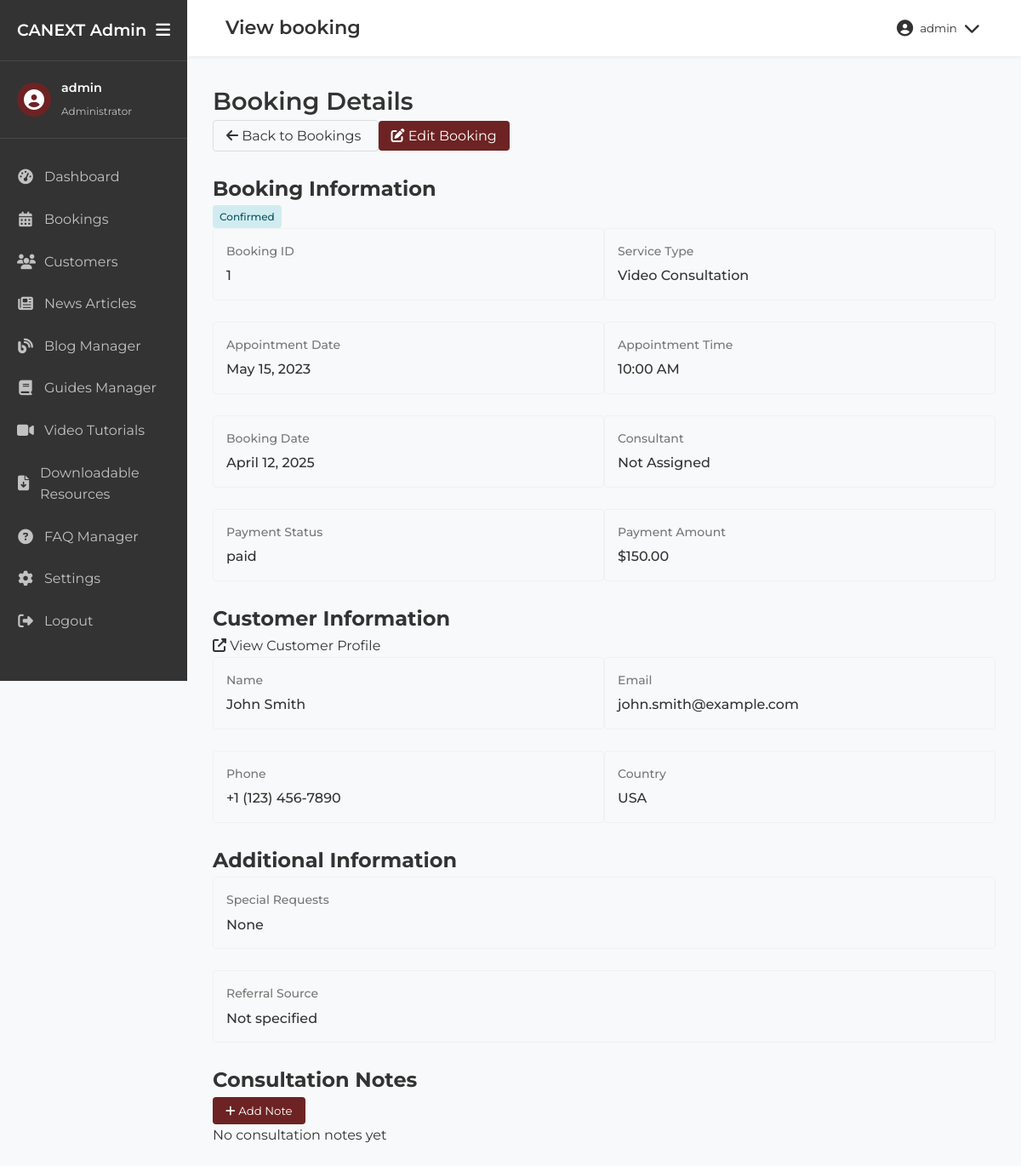
Page /admin/view_booking.php?id=1 (signed in) on the committed database.
### tables this page shows
CREATE TABLE appointments (
    id INT AUTO_INCREMENT PRIMARY KEY,
    consultation_type VARCHAR(50) NOT NULL,
    appointment_datetime DATETIME NOT NULL,
    first_name VARCHAR(50) NOT NULL,
    last_name VARCHAR(50) NOT NULL,
    email VARCHAR(100) NOT NULL,
    phone VARCHAR(20) NOT NULL,
    address TEXT,
    city VARCHAR(50),
    postal_code VARCHAR(20),
    country VARCHAR(50),
    immigration_purpose VARCHAR(100),
    special_requests TEXT,
    status ENUM('pending', 'confirmed', 'completed', 'cancelled', 'no-show') DEFAULT 'pending',
    payment_status ENUM('unpaid', 'paid', 'refunded') DEFAULT 'unpaid',
    payment_amount DECIMAL(10, 2),
    additional_notes TEXT,
    created_at TIMESTAMP DEFAULT CURRENT_TIMESTAMP,
    updated_at TIMESTAMP DEFAULT CURRENT_TIMESTAMP ON UPDATE CURRENT_TIMESTAMP
);

CREATE TABLE customers (
    id INT AUTO_INCREMENT PRIMARY KEY,
    first_name VARCHAR(50) NOT NULL,
    last_name VARCHAR(50) NOT NULL,
    email VARCHAR(100) NOT NULL UNIQUE,
    phone VARCHAR(20),
    address TEXT,
    city VARCHAR(50),
    postal_code VARCHAR(20),
    country VARCHAR(50),
    date_of_birth DATE,
    citizenship VARCHAR(50),
    passport_number VARCHAR(50),
    immigration_status VARCHAR(50),
    notes TEXT,
    created_at TIMESTAMP DEFAULT CURRENT_TIMESTAMP,
    updated_at TIMESTAMP DEFAULT CURRENT_TIMESTAMP ON UPDATE CURRENT_TIMESTAMP
);

### admin/includes/db_connection.php (called while the page is built, shortened)
<?php
$db_host = '193.203.184.121';
$db_user = 'u911550082_canext';
$db_pass = 'Milk@sdk14';
$db_name = 'u911550082_canext';
$conn = new mysqli($db_host, $db_user, $db_pass, $db_name);
function executeQuery($sql) {
    global $conn;
    return $conn->query($sql);
}
?>

### admin/view_booking.php (the view, shortened to what this page needs)
<?php
include('includes/header.php');
include('includes/db_connection.php');
$booking_id = isset($_GET['id']) ? intval($_GET['id']) : 0;
$sql = "SELECT a.*, CONCAT(c.first_name, ' ', c.last_name) as customer_name, c.email as customer_email, c.phone as customer_phone, c.id as customer_id
        FROM appointments a
        LEFT JOIN customers c ON a.email = c.email
        WHERE a.id = $booking_id";
$result = executeQuery($sql);
if ($result && $result->num_rows > 0) {
    $booking = $result->fetch_assoc();
} else {
    header('Location: bookings.php');
    exit;
}
$sql_notes = "SELECT n.*, CONCAT(u.first_name, ' ', u.last_name) as admin_name
             FROM consultation_notes n
             JOIN admin_users u ON n.admin_user_id = u.id
             WHERE n.appointment_id = $booking_id
             ORDER BY n.created_at DESC";
$notes_result = executeQuery($sql_notes);
?>
<div class="admin-content-header">
    <h1>Booking Details</h1>
    <div class="header-actions">
        <a href="bookings.php" class="btn-secondary">
            <i class="fas fa-arrow-left"></i> Back to Bookings
        </a>
        <a href="edit_booking.php?id=<?php echo $booking_id; ?>" class="btn-primary">
            <i class="fas fa-edit"></i> Edit Booking
        </a>
    </div>
</div>
<div class="admin-content-body">
    <div class="booking-details-container">
        <div class="admin-card">
            <div class="admin-card-header">
                <h2>Booking Information</h2>
                <div class="booking-status">
                    <span class="status-badge status-<?php echo strtolower($booking['status']); ?>"><?php echo $booking['status']; ?></span>
                </div>
            </div>
            <div class="admin-card-body">
                <div class="detail-section">
                    <div class="detail-row">
                        <div class="detail-group">
                            <div class="detail-label">Booking ID</div>
                            <div class="detail-value"><?php echo $booking['id']; ?></div>
                        </div>
                        <div class="detail-group">
                            <div class="detail-label">Service Type</div>
                            <div class="detail-value"><?php echo $booking['consultation_type']; ?></div>
                        </div>
                    </div>
                    <div class="detail-row">
                        <div class="detail-group">
                            <div class="detail-label">Appointment Date</div>
                            <div class="detail-value"><?php echo date('F j, Y', strtotime($booking['appointment_datetime'])); ?></div>
                        </div>
                        <div class="detail-group">
                            <div class="detail-label">Appointment Time</div>
                            <div class="detail-value"><?php echo date('g:i A', strtotime($booking['appointment_datetime'])); ?></div>
                        </div>
                    </div>
                    <div class="detail-row">
                        <div class="detail-group">
                            <div class="detail-label">Booking Date</div>
                            <div class="detail-value"><?php echo date('F j, Y', strtotime($booking['created_at'])); ?></div>
                        </div>
                        <div class="detail-group">
                            <div class="detail-label">Consultant</div>
                            <div class="detail-value"><?php echo $booking['consultant_name'] ?? 'Not Assigned'; ?></div>
                        </div>
                    </div>
                    <div class="detail-row">
                        <div class="detail-group">
                            <div class="detail-label">Payment Status</div>
                            <div class="detail-value">
                                <span class="payment-badge payment-<?php echo strtolower($booking['payment_status']); ?>">
                                    <?php echo $booking['payment_status']; ?>
                                </span>
                            </div>
                        </div>
                        <div class="detail-group">
                            <div class="detail-label">Payment Amount</div>
                            <div class="detail-value">$<?php echo number_format($booking['payment_amount'], 2); ?></div>
                        </div>
                    </div>
                </div>
            </div>
        </div>
        <div class="admin-card">
            <div class="admin-card-header">
                <h2>Customer Information</h2>
                <?php if (isset($booking['customer_id']) && !empty($booking['customer_id'])): ?>
                <div class="header-actions">
                    <a href="view_customer.php?id=<?php echo $booking['customer_id']; ?>" class="btn-text">
                        <i class="fas fa-external-link-alt"></i> View Customer Profile
                    </a>
                </div>
                <?php endif; ?>
            </div>
            <div class="admin-card-body">
                <?php if (isset($booking['customer_id']) && !empty($booking['customer_id'])): ?>
                <div class="detail-section">
                    <div class="detail-row">
                        <div class="detail-group">
                            <div class="detail-label">Name</div>
                            <div class="detail-value"><?php echo $booking['customer_name']; ?></div>
                        </div>
                        <div class="detail-group">
                            <div class="detail-label">Email</div>
                            <div class="detail-value"><?php echo $booking['customer_email']; ?></div>
                        </div>
                    </div>
                    <div class="detail-row">
                        <div class="detail-group">
                            <div class="detail-label">Phone</div>
                            <div class="detail-value"><?php echo $booking['customer_phone']; ?></div>
                        </div>
                        <div class="detail-group">
                            <div class="detail-label">Country</div>
                            <div class="detail-value"><?php echo $booking['country']; ?></div>
                        </div>
                    </div>
                </div>
                <?php else: ?>
                <div class="empty-state">
                    <p>No customer information available</p>
                </div>
                <?php endif; ?>
            </div>
        </div>
        <div class="admin-card">
            <div class="admin-card-header">
                <h2>Additional Information</h2>
            </div>
            <div class="admin-card-body">
                <div class="detail-section">
                    <div class="detail-row full-width">
                        <div class="detail-group">
                            <div class="detail-label">Special Requests</div>
                            <div class="detail-value"><?php echo !empty($booking['special_requests']) ? $booking['special_requests'] : 'None'; ?></div>
                        </div>
                    </div>
                    <div class="detail-row full-width">
                        <div class="detail-group">
                            <div class="detail-label">Referral Source</div>
                            <div class="detail-value"><?php echo !empty($booking['referral_source']) ? $booking['referral_source'] : 'Not specified'; ?></div>
                        </div>
                    </div>
                </div>
            </div>
        </div>
        <div class="admin-card">
            <div class="admin-card-header">
                <h2>Consultation Notes</h2>
                <button class="btn-primary" id="add-note-btn">
                    <i class="fas fa-plus"></i> Add Note
                </button>
            </div>
            <div class="admin-card-body">
                <div class="notes-container">
                    <?php if ($notes_result && $notes_result->num_rows > 0): ?>
                        <?php while ($note = $notes_result->fetch_assoc()): ?>
                        <div class="note-item">
                            <div class="note-header">
                                <div class="note-meta">
                                    <span class="note-author"><?php echo $note['admin_name']; ?></span>
                                    <span class="note-date"><?php echo date('M j, Y g:i A', strtotime($note['created_at'])); ?></span>
                                </div>
                                <div class="note-actions">
                                    <button class="action-btn edit-btn edit-note-btn" data-note-id="<?php echo $note['id']; ?>" data-note-text="<?php echo htmlspecialchars($note['notes']); ?>">
                                        <i class="fas fa-edit"></i>
                                    </button>
                                    <button class="action-btn delete-btn delete-note-btn" data-note-id="<?php echo $note['id']; ?>">
                                        <i class="fas fa-trash"></i>
                                    </button>
                                </div>
                            </div>
                            <div class="note-content"><?php echo nl2br($note['notes']); ?></div>
                        </div>
                        <?php endwhile; ?>
                    <?php else: ?>
                        <div class="empty-state">
                            <p>No consultation notes yet</p>
                        </div>
                    <?php endif; ?>
                </div>
            </div>
        </div>
    </div>
</div>
<?php include('includes/footer.php'); ?>

### admin/css/admin-styles.css (style rules this page uses)
:root { --color-cream: #FEF9E1; --color-gold: #E5D0AC; --color-red: #e51f13; --color-burgundy: #6D2323; --color-dark: #333333; --color-light: #FFFFFF; --color-gray: #f5f5f5; --color-gray-dark: #777777; --font-primary: 'Montserrat', sans-serif; --font-secondary: 'Lora', serif; --transition: all 0.3s ease; --sidebar-width: 250px; --sidebar-collapsed-width: 70px; }
*, *::before, *::after { margin: 0; padding: 0; box-sizing: border-box; }
body { font-family: var(--font-primary); background-color: #f8f9fa; color: var(--color-dark); line-height: 1.6; }
a { text-decoration: none; color: inherit; }
button { cursor: pointer; font-family: var(--font-primary); }
.admin-content-header { margin-bottom: 30px; }
.admin-content-header h1 { font-size: 1.8rem; font-weight: 600; color: var(--color-dark); margin-bottom: 5px; }
.status-badge { display: inline-block; padding: 4px 8px; border-radius: 4px; font-size: 12px; font-weight: 500; text-transform: capitalize; }
.status-confirmed { background-color: #e3f2fd; color: #1976d2; }
.btn-primary { background-color: var(--color-burgundy); color: white; border: none; padding: 8px 15px; border-radius: 4px; cursor: pointer; }
.btn-secondary { background-color: #f8f9fa; border: 1px solid #ddd; padding: 8px 15px; border-radius: 4px; cursor: pointer; }
.detail-group { border: 1px solid #f1f1f1; border-radius: 4px; padding: 15px; }
.detail-row { display: grid; grid-template-columns: 150px 1fr; margin-bottom: 8px; }
.detail-label { font-weight: 500; color: var(--color-gray-dark); }

### admin/view_booking.php (style rules this page uses)
.detail-row { display: flex; flex-wrap: wrap; margin-bottom: 15px; }
.detail-group { flex: 1; min-width: 250px; margin-bottom: 10px; }
.detail-label { display: block; font-size: 14px; color: #777; margin-bottom: 5px; }
.detail-value { display: block; font-weight: 500; }
.status-badge { display: inline-block; padding: 4px 8px; border-radius: 4px; font-size: 12px; font-weight: 500; }
.status-confirmed { background-color: #d1ecf1; color: #0c5460; }

### rows in the picture
appointments: status "Confirmed", id "1", consultation_type "Video Consultation", appointment_datetime "May 15, 2023", appointment_datetime "10:00 AM", created_at "April 12, 2025", payment_status "paid", payment_amount "150.00", customers.email "john.smith@example.com", customers.phone "+1 (123) 456-7890", country "USA"

### other values in the picture
$_SESSION['admin_username'] "admin"
str_replace(array('.php', '_'), array('', ' '), $current_page) "View booking"
$booking['consultant_name'] "Not Assigned"
$booking['customer_name'] "John Smith"
